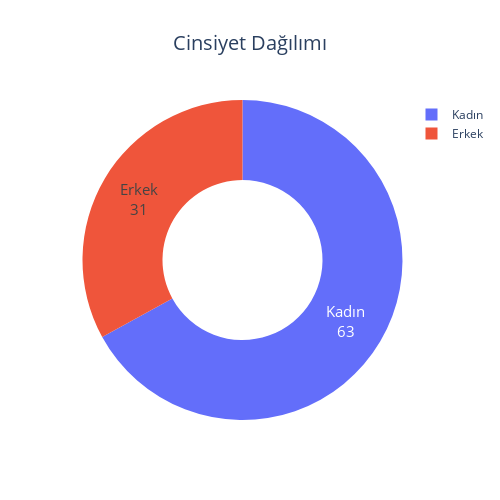

Here is the notebook cell this chart was saved with:
### Code cell
temp = df.groupby('Sex').size().reset_index(name='counts')

# donut chart
fig = px.pie(temp, values='counts', names='Sex', title='Cinsiyet Dağılımı', hole=.5)
fig.update_traces(textposition='inside', textinfo='value+label', textfont_size=15)
fig.update_layout(uniformtext_minsize=12, uniformtext_mode='hide', width=500, height=500, title_x=0.5, title_font_size=20)
fig.show()

### Figure 1 — Plotly figure (JSON) as saved in the notebook; plotly's stock layout.template omitted (floating-point values rounded to 4 significant figures)
{"data": [{"domain": {"x": [0, 1], "y": [0, 1]}, "hole": 0.5, "hovertemplate": "Sex=%{label}<br>counts=%{value}<extra></extra>", "labels": ["Erkek", "Kadın"], "legendgroup": "", "name": "", "showlegend": true, "textfont": {"size": 15}, "textinfo": "value+label", "textposition": "inside", "type": "pie", "values": [31, 63]}], "layout": {"height": 500, "legend": {"tracegroupgap": 0}, "title": {"font": {"size": 20}, "text": "Cinsiyet Dağılımı", "x": 0.5}, "uniformtext": {"minsize": 12, "mode": "hide"}, "width": 500}}
